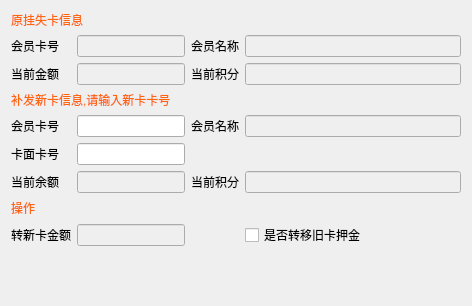
<?xml version="1.0" encoding="UTF-8"?>
<ui version="4.0">
 <class>w_m_member_trans_Dialog</class>
 <widget class="QDialog" name="w_m_member_trans_Dialog">
  <property name="geometry">
   <rect>
    <x>0</x>
    <y>0</y>
    <width>472</width>
    <height>306</height>
   </rect>
  </property>
  <property name="windowTitle">
   <string>Dialog</string>
  </property>
  <layout class="QVBoxLayout" name="verticalLayout">
   <item>
    <layout class="QGridLayout" name="gridLayout">
     <item row="4" column="2" colspan="2">
      <widget class="QLineEdit" name="lineEdit_newvipno"/>
     </item>
     <item row="6" column="5">
      <widget class="lds_doublespinbox_lineedit" name="lineEdit_newpoint">
       <property name="enabled">
        <bool>false</bool>
       </property>
      </widget>
     </item>
     <item row="7" column="0" colspan="6">
      <widget class="QLabel" name="label_13">
       <property name="styleSheet">
        <string notr="true">color:#ff650b;</string>
       </property>
       <property name="text">
        <string>操作</string>
       </property>
      </widget>
     </item>
     <item row="8" column="0" colspan="2">
      <widget class="QLabel" name="label_14">
       <property name="text">
        <string>转新卡金额</string>
       </property>
      </widget>
     </item>
     <item row="6" column="0" colspan="2">
      <widget class="QLabel" name="label_11">
       <property name="text">
        <string>当前余额</string>
       </property>
      </widget>
     </item>
     <item row="6" column="4">
      <widget class="QLabel" name="label_15">
       <property name="text">
        <string>当前积分</string>
       </property>
      </widget>
     </item>
     <item row="4" column="4">
      <widget class="QLabel" name="label_10">
       <property name="text">
        <string>会员名称</string>
       </property>
      </widget>
     </item>
     <item row="1" column="2" colspan="2">
      <widget class="QLineEdit" name="lineEdit_oldvipno">
       <property name="enabled">
        <bool>false</bool>
       </property>
      </widget>
     </item>
     <item row="3" column="0" colspan="6">
      <widget class="QLabel" name="label_8">
       <property name="styleSheet">
        <string notr="true">color:#ff650b;</string>
       </property>
       <property name="text">
        <string>补发新卡信息,请输入新卡卡号</string>
       </property>
      </widget>
     </item>
     <item row="2" column="5">
      <widget class="lds_doublespinbox_lineedit" name="lineEdit_oldpoint">
       <property name="enabled">
        <bool>false</bool>
       </property>
      </widget>
     </item>
     <item row="5" column="2" colspan="2">
      <widget class="QLineEdit" name="lineEdit_newcardno"/>
     </item>
     <item row="1" column="5">
      <widget class="QLineEdit" name="lineEdit_oldvipname">
       <property name="enabled">
        <bool>false</bool>
       </property>
      </widget>
     </item>
     <item row="4" column="0" colspan="2">
      <widget class="QLabel" name="label_9">
       <property name="text">
        <string>会员卡号</string>
       </property>
      </widget>
     </item>
     <item row="6" column="2" colspan="2">
      <widget class="lds_doublespinbox_lineedit" name="lineEdit_newamount">
       <property name="enabled">
        <bool>false</bool>
       </property>
      </widget>
     </item>
     <item row="4" column="5">
      <widget class="QLineEdit" name="lineEdit_newvipname">
       <property name="enabled">
        <bool>false</bool>
       </property>
      </widget>
     </item>
     <item row="2" column="2" colspan="2">
      <widget class="lds_doublespinbox_lineedit" name="lineEdit_oldamount">
       <property name="enabled">
        <bool>false</bool>
       </property>
      </widget>
     </item>
     <item row="1" column="0" colspan="2">
      <widget class="QLabel" name="label">
       <property name="text">
        <string>会员卡号</string>
       </property>
      </widget>
     </item>
     <item row="5" column="0" colspan="2">
      <widget class="QLabel" name="label_7">
       <property name="text">
        <string>卡面卡号</string>
       </property>
      </widget>
     </item>
     <item row="2" column="0" colspan="2">
      <widget class="QLabel" name="label_4">
       <property name="text">
        <string>当前金额</string>
       </property>
      </widget>
     </item>
     <item row="1" column="4">
      <widget class="QLabel" name="label_3">
       <property name="text">
        <string>会员名称</string>
       </property>
      </widget>
     </item>
     <item row="2" column="4">
      <widget class="QLabel" name="label_5">
       <property name="text">
        <string>当前积分</string>
       </property>
      </widget>
     </item>
     <item row="8" column="2" colspan="2">
      <widget class="lds_doublespinbox_lineedit" name="lineEdit_tonewnum">
       <property name="enabled">
        <bool>false</bool>
       </property>
      </widget>
     </item>
     <item row="0" column="0" colspan="6">
      <widget class="QLabel" name="label_2">
       <property name="styleSheet">
        <string notr="true">color:#ff650b;</string>
       </property>
       <property name="text">
        <string>原挂失卡信息</string>
       </property>
      </widget>
     </item>
     <item row="8" column="5">
      <widget class="QCheckBox" name="checkBox_istonewyajin">
       <property name="text">
        <string>是否转移旧卡押金</string>
       </property>
      </widget>
     </item>
    </layout>
   </item>
   <item>
    <widget class="lds_toolbar" name="widget"/>
   </item>
  </layout>
 </widget>
 <customwidgets>
  <customwidget>
   <class>lds_toolbar</class>
   <extends>QFrame</extends>
   <header>lds_toolbar.h</header>
   <container>1</container>
  </customwidget>
  <customwidget>
   <class>lds_doublespinbox_lineedit</class>
   <extends>QLineEdit</extends>
   <header>lds_doublespinbox_lineedit.h</header>
  </customwidget>
 </customwidgets>
 <resources/>
 <connections/>
</ui>
